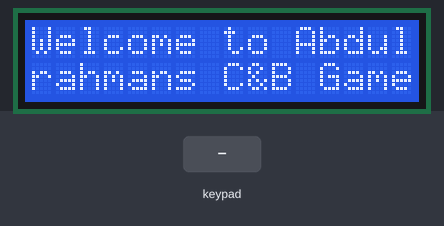
The sketch below on a simulated Arduino Uno, built with avr-gcc and run on an emulated ATmega328P. Shown: 16×2 character LCD. Inputs (shaded band) come from the test bench. Random numbers use the default seed unless the sketch sets one; what the sketch prints to the serial monitor is not drawn.

Above: at 1.2 s.
1.3 s: key '1' pressed
At 4.2 s:
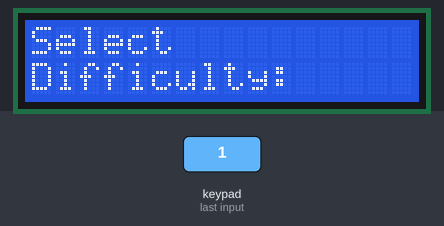
4.3 s: keypad keys 1 3 9 7 pressed 0.4 s apart
At 8.7 s:
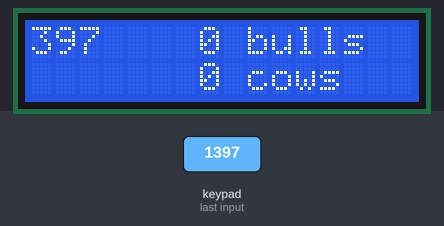
8.9 s: key '#' pressed
At 13.2 s:
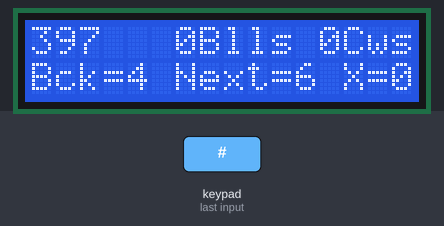
Timing chart, 0 to 14.7 s (numbered marks = the images above; inputs shaded):
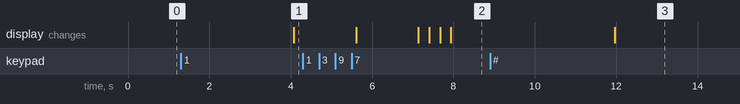

The sketch:

cows_bulls.ino
```cpp
#include <LiquidCrystal.h>
#include <Keypad.h>

LiquidCrystal lcd(A0, A1, A2, A3, A4, A5); //4-bit mode; connect d0-d3 in addition for 8-bit mode
const byte ROWS = 4;
const byte COLS = 4;

char keys[ROWS][COLS] = // Define the Keymap
{
  {'1', '2', '3', 'A'},
  {'4', '5', '6', 'B'},
  {'7', '8', '9', 'C'},
  {'*', '0', '#', 'D'}
};

byte rowPins[ROWS] = { 5, 4, 3, 2 }; // Connect keypad ROW0, ROW1, ROW2 and ROW3 to associated Arduino pins.
byte colPins[COLS] = { 6, 7, 8, 9 }; // Connect keypad COL0, COL1, COL2 and COL3 to associated Arduino pins.

Keypad pad = Keypad( makeKeymap(keys), rowPins, colPins, ROWS, COLS );
char key;

void setup()
{
  Serial.begin(9600);
  lcd.begin(16, 2);
}

int bulls = 0;
int cows = 0;
void game(int digits) {
  int guessednumbers[digits][10];
  int num [digits];
  int guess [digits];
  int rando;
  bool taken;
  for (int i = 0; i < digits; i++) {
    taken = false;
    rando = random(1, 10);
    while (taken == false && i > 0) {
      for (int j = 0; j < i; j++) {
        if (rando == num[j]) {
          taken = true;
          rando = random(1, 10);
          j = -1;
        }
      }
      taken = true;
    }
    num[i] = rando;
    Serial.print(num[i]);
  }
  taken = false;
  Serial.println();
  int attempts = 0;
  bool won = false;
  while (attempts < 7 && won == false) {
    bool validnumber = false;
    while (validnumber == false) {
      lcd.clear();
      lcd.print("Enter ");
      lcd.print(digits);
      lcd.print(" digits");
      lcd.setCursor(0, 1);
      lcd.print("number: ");
      Serial.print("Guessed: ");
      for (int i = 0; i < digits ; i++) {
        key = pad.getKey();
        while (key == NO_KEY) {
          key = pad.getKey();
        }
        lcd.print(key);
        guess[i] = key - '0';
        delay(250);
        Serial.print(guess[i]);
      }
      Serial.println();
      validnumber = checkifvalid(guess, digits, guessednumbers, attempts);
      if (validnumber == false) {
        lcd.clear();
        lcd.print("Not allowed num");
        lcd.setCursor(0, 1);
        lcd.print("Enter num again");
        delay(2000);
      }
    }
    for (int i = 0; i < digits; i++) {
      guessednumbers[i][attempts] = guess[i];
    }
    won = comparenumbers(num, guess, digits);
    delay(4000);
    attempts++;
    if (won == false && attempts < 7) {
      lcd.clear();
      lcd.print("* to continue");
      lcd.setCursor(0, 1);
      lcd.print("# for prev nums");
      key = pad.getKey();
      while (key != '*' && key != '#') {
        key = pad.getKey();
      }
      if (key == '#') {
        showAllNums(num, digits, guessednumbers, attempts);
      }
    }
  }
  if (won == true) {
    lcd.clear();
    lcd.print("Congratz!");
    lcd.setCursor(0, 1);
    lcd.print("You won!");
  }
  else {
    lcd.clear();
    lcd.print("You lost :(");
    lcd.setCursor(0,1);
    lcd.print("Number was:");
    for(int i=0;i<digits;i++){
      lcd.print(num[i]);
    }
  }
  delay(5000);
  lcd.clear();
  lcd.print("Play Again?");
  lcd.setCursor(0, 1);
  lcd.print("Yes=A    No=B");
  key = pad.getKey();
  while (key != 'A' && key != 'B') {
    key = pad.getKey();
  }
  if (key == 'B') {
    lcd.clear();
    lcd.print("Thanks for");
    lcd.setCursor(0,1);
    lcd.print("playing!");
    delay(5000);
  }
}

bool checkifvalid(int arr[], int size, int guessednumbers[][10], int guessednumberssize) {

  bool equal = true;
  for (int i = 0; i < guessednumberssize; i++) {
    equal = true;
    for (int j = 0; j < size; j++) {
      if (arr[j] != guessednumbers[j][i] || arr[j] == 0) {
        equal = false;
        break;
      }
    }
    if (equal == true) return false;
  }

  for (int i = 0; i < size; i++) {
    for (int j = 0; j < i; j++) {
      if (arr[j] == arr[i] && i != j) {
        return false;
      }
    }
  }
  return true;
}

bool comparenumbers(int num[], int guess[], int size) {
  bulls = 0;
  cows = 0;
  for (int i = 0; i < size ; i++) {
    for (int j = 0; j < size; j++) {
      if (guess[j] == num[i]) {
        if (j == i) bulls++;
        else cows++;
      }
    }
  }
  lcd.clear();
  print(guess, size);
  lcd.setCursor(7, 0);
  lcd.print(bulls);
  lcd.print(" bulls");
  lcd.setCursor(7, 1);
  lcd.print(cows);
  lcd.print(" cows");
  if (bulls == size) return true;
  else return false;
}
void print(int arr[], int size) {
  for (int i = 0 ; i < size ; i++) {
    lcd.print(arr[i]);
  }
}

void showAllNums(int num[],  int size, int guessednumbers[][10], int guessednumberssize) {
  int arr [size];
  int i = 0;
  while (true) {
    for (int j = 0; j < size; j++) {
      arr[j] = guessednumbers[j][i];
    }
    bulls = 0;
    cows = 0;
    for (int i = 0; i < size ; i++) {
      for (int j = 0; j < size; j++) {
        if (arr[j] == num[i]) {
          if (j == i) bulls++;
          else cows++;
        }
      }
    }
    lcd.clear();
    print(arr, size);
    lcd.setCursor(6, 0);
    lcd.print(bulls);
    lcd.print("Blls ");
    lcd.print(cows);
    lcd.print("Cws");
    lcd.setCursor(0, 1);
    lcd.print("Bck=4 Next=6 X=0");
    key = pad.getKey();
    while (key != '4' && key != '0' && key != '6') {
      key = pad.getKey();
    }
    if (key == '4') {
      if (i > 0) i--;
    }
    if (key == '6') {
      if (i < guessednumberssize - 1) i++;
    }
    if (key == '0') return;
  }
}


void loop()
{
  lcd.print("Welcome to Abdul");
  lcd.setCursor(0, 1);
  lcd.print("rahmans C&B Game");
  delay(4000);
  while (true) {
    lcd.clear();
    lcd.print("Press Any Key to");
    lcd.setCursor(0, 1);
    lcd.print("Start Playing");
    key = pad.getKey();
    while (key == NO_KEY) {
      key = pad.getKey();
    }
    lcd.clear();
    lcd.print("Select");
    lcd.setCursor(0, 1);
    lcd.print("Difficulty:");
    delay(1500);
    lcd.clear();
    lcd.print("Easy=1 Medium=2");
    lcd.setCursor(0, 1);
    lcd.print("Hard=3");
    key = pad.getKey();
    while (key == NO_KEY) {
      key = pad.getKey();
    }
    while (key != '1' && key != '2' && key != '3') {
      lcd.clear();
      lcd.print("Wrong Key!");
      delay(1500);
      lcd.clear();
      lcd.print("Easy=1 Medium=2");
      lcd.setCursor(0, 1);
      lcd.print("Hard=3");
      key = pad.getKey();
      while (key == NO_KEY) {
        key = pad.getKey();
      }
    }
    lcd.clear();
    if (key == '1') {
      lcd.print("Easy difficulty");
      lcd.setCursor(0, 1);
      lcd.print("Chosen");
      delay(1500);
      game(3);
    }
    else if (key == '2') {
      lcd.print("Medium diffculty");
      lcd.setCursor(0, 1);
      lcd.print("Chosen");
      delay(1500);
      game(4);
    }
    else {
      lcd.print("Hard difficulty");
      lcd.setCursor(0, 1);
      lcd.print("Chosen");
      delay(1500);
      game(5);
    }
  }
}
```
